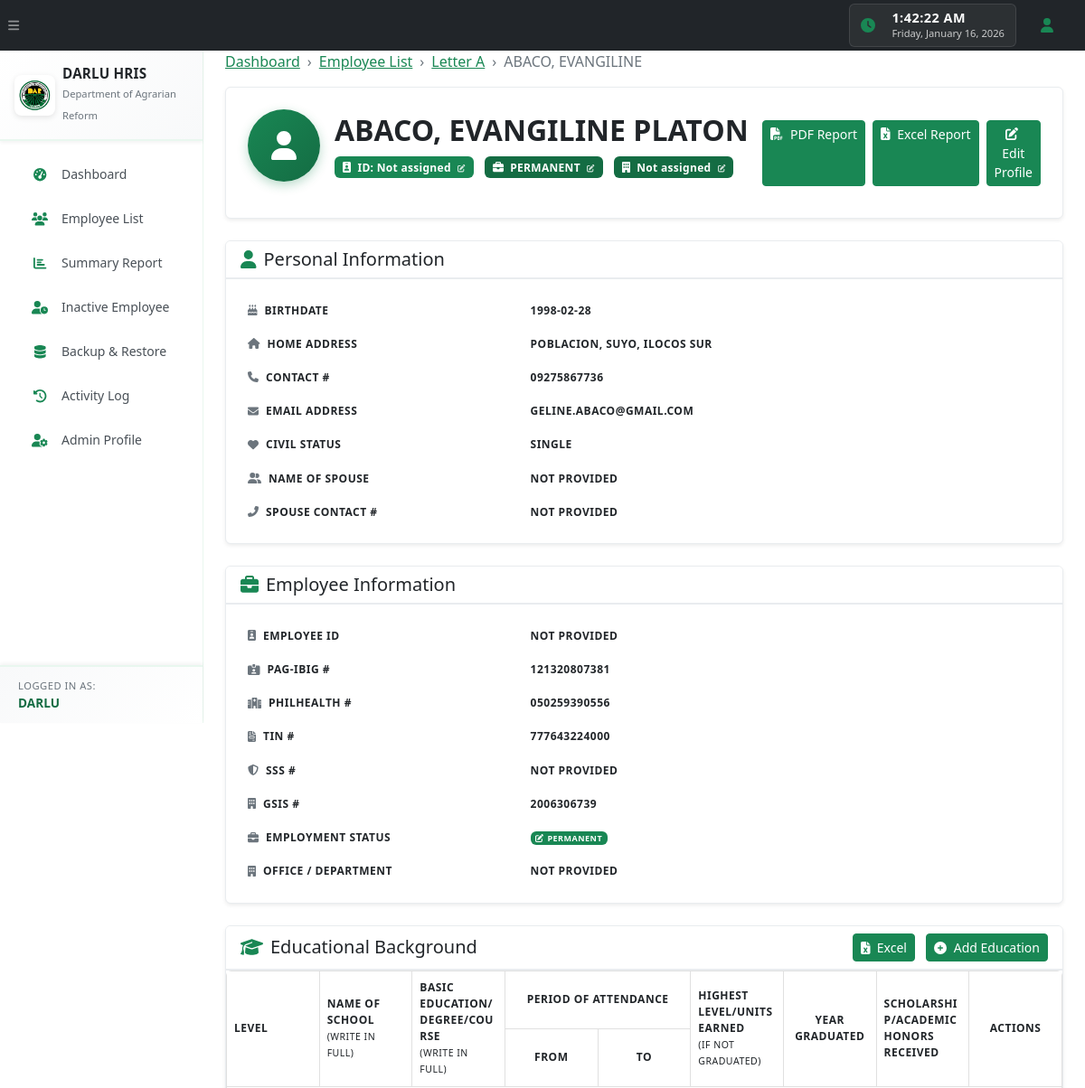
/employee.php?id=52 (signed in, upper part), run on an earlier commit of the app's database.
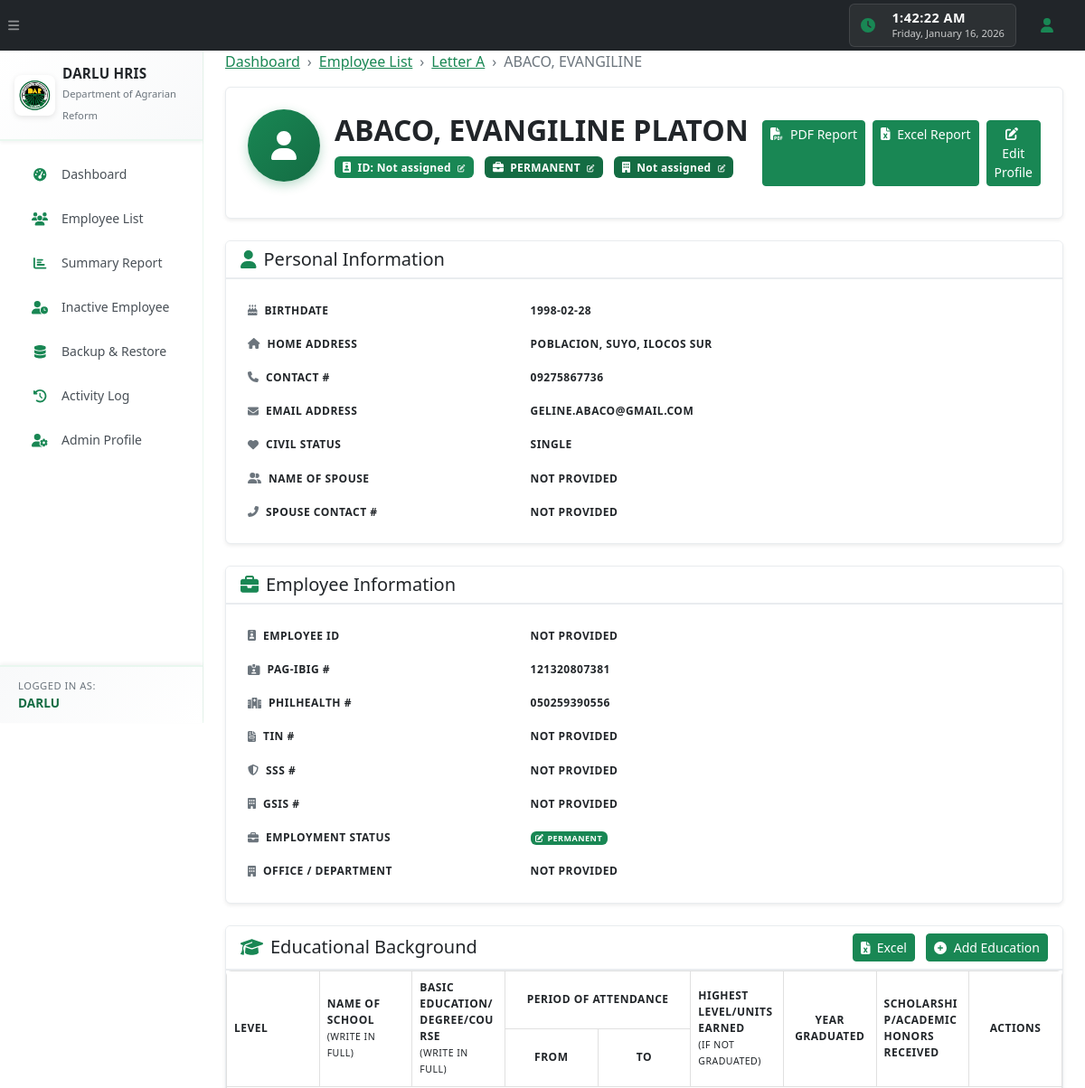
And on a later commit of the database.
### tables this page shows
CREATE TABLE `employees` (
  `id` int(10) unsigned NOT NULL AUTO_INCREMENT,
  `last_name` varchar(100) NOT NULL,
  `first_name` varchar(100) NOT NULL,
  `middle_name` varchar(100) DEFAULT NULL,
  `birthdate` date DEFAULT NULL,
  `home_address` varchar(255) DEFAULT NULL,
  `office` varchar(255) DEFAULT NULL,
  `contact_no` varchar(50) DEFAULT NULL,
  `email` varchar(150) DEFAULT NULL,
  `civil_status` varchar(50) DEFAULT NULL,
  `spouse_name` varchar(150) DEFAULT NULL,
  `spouse_contact_no` varchar(50) DEFAULT NULL,
  `employee_number` varchar(50) DEFAULT NULL,
  `bp_number` varchar(50) DEFAULT NULL,
  `pagibig_number` varchar(50) DEFAULT NULL,
  `philhealth_number` varchar(50) DEFAULT NULL,
  `tin_number` varchar(50) DEFAULT NULL,
  `sss_number` varchar(50) DEFAULT NULL,
  `gsis_number` varchar(50) DEFAULT NULL,
  `trainings` text DEFAULT NULL,
  `designations` text DEFAULT NULL,
  `leave_info` text DEFAULT NULL,
  `service_record` text DEFAULT NULL,
  `employment_status` varchar(100) DEFAULT NULL,
  `created_at` timestamp NOT NULL DEFAULT current_timestamp(),
  `updated_at` timestamp NOT NULL DEFAULT current_timestamp() ON UPDATE current_timestamp(),
  PRIMARY KEY (`id`),
  KEY `idx_last_name` (`last_name`)
);

### employee.php (the view, shortened to what the changed rows need)
<?php
require_once 'db.php';
$employeeId = null;
if (!isset($_GET['id']) || $_GET['id'] === '') {
    $validationError = 'Employee ID parameter is required.';
} else {
    $rawId = trim($_GET['id']);
    if (!ctype_digit($rawId)) {
        $validationError = 'Invalid employee ID format. ID must be a positive integer.';
    } else {
        $employeeId = (int)$rawId;
    }
}
$id = $employeeId;
try {
    $stmt = $pdo->prepare('SELECT * FROM employees WHERE id = :id');
    $stmt->execute([':id' => $id]);
    $employee = $stmt->fetch(PDO::FETCH_ASSOC);
} catch (PDOException $e) {
    error_log('Database error in employee.php: ' . $e->getMessage());
    if (function_exists('logActivity')) {
        logActivity(
            'DATABASE_ERROR',
            "Database error while loading employee ID {$id}: " . $e->getMessage(),
            'employees',
            $id
        );
    }
    http_response_code(500);
    header('Location: index.php?error=database_error');
    exit;
} catch (Exception $e) {
    error_log('Unexpected error in employee.php: ' . $e->getMessage());
    if (function_exists('logActivity')) {
        logActivity(
            'UNEXPECTED_ERROR',
            "Unexpected error while loading employee ID {$id}: " . $e->getMessage(),
            'employees',
            $id
        );
    }
    http_response_code(500);
    header('Location: index.php?error=unexpected_error');
    exit;
}
require_once 'header.php';
$fullName = trim($employee['last_name'] . ', ' . $employee['first_name'] . ($employee['middle_name'] ? ' ' . $employee['middle_name'] : ''));
$firstLetter = strtoupper(substr($employee['last_name'], 0, 1));
?>
<ol class="breadcrumb mb-3">
    <li class="breadcrumb-item"><a href="index.php">Dashboard</a></li>
    <li class="breadcrumb-item"><a href="employee_directory.php">Employee List</a></li>
    <li class="breadcrumb-item"><a href="employees.php?letter=<?= $firstLetter ?>">Letter <?= $firstLetter ?></a></li>
    <li class="breadcrumb-item active"><?= htmlspecialchars($employee['last_name'] . ', ' . $employee['first_name']) ?></li>
</ol>
<div class="card border-0 shadow-sm mb-4 professional-header-card">
    <div class="card-body p-4">
        <div class="row align-items-center">
            <div class="col-md-8">
                <div class="d-flex align-items-center mb-3">
                    <div>
                        <h1 class="h2 mb-1 fw-bold text-dark"><?= htmlspecialchars($fullName) ?></h1>
                        <div class="employee-meta">
                            <span
                                class="badge bg-primary me-2 cursor-pointer employee-id-badge"
                                data-bs-toggle="modal"
                                data-bs-target="#changeEmployeeIdModal"
                                title="Click to change employee ID"
                                style="cursor: pointer; transition: all 0.2s;"
                                onmouseover="this.style.transform='scale(1.05)'"
                                onmouseout="this.style.transform='scale(1)'"
                            >
                                <i class="fas fa-id-badge me-1"></i>
                                ID: <?= htmlspecialchars($employee['employee_number'] ?: 'Not assigned') ?>
                                <i class="fas fa-edit ms-1" style="font-size: 0.7em; opacity: 0.8;"></i>
                            </span>
                            <?php if ($employee['employment_status']): ?>
                                <span
                                    class="badge bg-success cursor-pointer employment-status-badge me-2"
                                    data-bs-toggle="modal"
                                    data-bs-target="#changeEmploymentStatusModal"
                                    title="Click to change employment status"
                                    style="cursor: pointer; transition: all 0.2s;"
                                    onmouseover="this.style.transform='scale(1.05)'"
                                    onmouseout="this.style.transform='scale(1)'"
                                >
                                    <i class="fas fa-briefcase me-1"></i>
                                    <?= htmlspecialchars($employee['employment_status']) ?>
                                    <i class="fas fa-edit ms-1" style="font-size: 0.7em; opacity: 0.8;"></i>
                                </span>
                            <?php endif; ?>
                            <span
                                class="badge bg-success cursor-pointer me-2"
                                data-bs-toggle="modal"
                                data-bs-target="#changeOfficeModal"
                                title="Click to change office / department"
                                style="cursor: pointer; transition: all 0.2s;"
                                onmouseover="this.style.transform='scale(1.05)'"
                                onmouseout="this.style.transform='scale(1)'"
                            >
                                <i class="fas fa-building me-1"></i>
                                <?= htmlspecialchars($employee['office'] ?: 'Not assigned') ?>
                                <i class="fas fa-edit ms-1" style="font-size: 0.7em; opacity: 0.8;"></i>
                            </span>
                        </div>
                    </div>
                </div>
            </div>
        </div>
    </div>
</div>
<div class="card border-0 shadow-sm mb-4">
    <div class="card-body">
        <div class="table-responsive">
            <table class="table table-borderless align-middle mb-0">
                <tbody>
                <tr>
                    <td class="profile-label"><i class="fas fa-birthday-cake me-2 text-muted"></i>Birthdate</td>
                    <td class="profile-value"><?= htmlspecialchars($employee['birthdate'] ?: 'Not provided') ?></td>
                </tr>
                <tr>
                    <td class="profile-label"><i class="fas fa-home me-2 text-muted"></i>Home Address</td>
                    <td class="profile-value"><?= htmlspecialchars($employee['home_address'] ?: 'Not provided') ?></td>
                </tr>
                <tr>
                    <td class="profile-label"><i class="fas fa-phone me-2 text-muted"></i>Contact #</td>
                    <td class="profile-value"><?= htmlspecialchars($employee['contact_no'] ?: 'Not provided') ?></td>
                </tr>
                <tr>
                    <td class="profile-label"><i class="fas fa-envelope me-2 text-muted"></i>Email Address</td>
                    <td class="profile-value"><?= htmlspecialchars($employee['email'] ?: 'Not provided') ?></td>
                </tr>
                <tr>
                    <td class="profile-label"><i class="fas fa-heart me-2 text-muted"></i>Civil Status</td>
                    <td class="profile-value"><?= htmlspecialchars($employee['civil_status'] ?: 'Not provided') ?></td>
                </tr>
                <tr>
                    <td class="profile-label"><i class="fas fa-user-friends me-2 text-muted"></i>Name of Spouse</td>
                    <td class="profile-value"><?= htmlspecialchars($employee['spouse_name'] ?: 'Not provided') ?></td>
                </tr>
                <tr>
                    <td class="profile-label"><i class="fas fa-phone-alt me-2 text-muted"></i>Spouse Contact #</td>
                    <td class="profile-value"><?= htmlspecialchars($employee['spouse_contact_no'] ?: 'Not provided') ?></td>
                </tr>
                </tbody>
            </table>
        </div>
    </div>
</div>
<div class="card border-0 shadow-sm mb-4">
    <div class="card-body">
        <div class="table-responsive">
            <table class="table table-borderless align-middle mb-0">
                <tbody>
                <tr>
                    <td class="profile-label"><i class="fas fa-id-badge me-2 text-muted"></i>Employee ID</td>
                    <td class="profile-value"><?= htmlspecialchars($employee['employee_number'] ?: 'Not provided') ?></td>
                </tr>
                <tr>
                    <td class="profile-label"><i class="fas fa-id-card-alt me-2 text-muted"></i>Pag-ibig #</td>
                    <td class="profile-value"><?= htmlspecialchars($employee['pagibig_number'] ?: 'Not provided') ?></td>
                </tr>
                <tr>
                    <td class="profile-label"><i class="fas fa-hospital me-2 text-muted"></i>PhilHealth #</td>
                    <td class="profile-value"><?= htmlspecialchars($employee['philhealth_number'] ?: 'Not provided') ?></td>
                </tr>
                <tr>
                    <td class="profile-label"><i class="fas fa-file-invoice me-2 text-muted"></i>TIN #</td>
                    <td class="profile-value"><?= htmlspecialchars($employee['tin_number'] ?: 'Not provided') ?></td>
                </tr>
                <tr>
                    <td class="profile-label"><i class="fas fa-shield-alt me-2 text-muted"></i>SSS #</td>
                    <td class="profile-value"><?= htmlspecialchars($employee['sss_number'] ?: 'Not provided') ?></td>
                </tr>
                <tr>
                    <td class="profile-label"><i class="fas fa-building me-2 text-muted"></i>GSIS #</td>
                    <td class="profile-value"><?= htmlspecialchars($employee['gsis_number'] ?: 'Not provided') ?></td>
                </tr>
                <tr>
                    <td class="profile-value">
                        <?php if ($employee['employment_status']): ?>
                            <span
                                class="badge bg-primary cursor-pointer employment-status-badge"
                                data-bs-toggle="modal"
                                data-bs-target="#changeEmploymentStatusModal"
                                title="Click to change employment status"
                                style="cursor: pointer;"
                            >
                                <i class="fas fa-edit me-1"></i><?= htmlspecialchars($employee['employment_status']) ?>
                            </span>
                        <?php endif; ?>
                    </td>
                </tr>
                <tr>
                    <td class="profile-label"><i class="fas fa-building me-2 text-muted"></i>Office / Department</td>
                    <td class="profile-value"><?= htmlspecialchars($employee['office'] ?: 'Not provided') ?></td>
                </tr>
                </tbody>
            </table>
        </div>
    </div>
</div>
<div class="card border-0 shadow-sm mb-4">
    <div class="card-body p-0">
        <div class="table-responsive">
            <table class="table table-hover mb-0 service-record-table" style="border: 1px solid #e0e0e0 !important; border-collapse: collapse !important;">
                <thead style="background-color: #ffffff !important;">
                <tr>
                    <th rowspan="2" scope="col" class="fw-bold align-middle" style="background-color: #ffffff !important; color: #212529 !important; border: 1px solid #e0e0e0 !important;">Level</th>
                    <th rowspan="2" scope="col" class="fw-bold align-middle" style="background-color: #ffffff !important; color: #212529 !important; border: 1px solid #e0e0e0 !important;">Name of School<br><small class="fw-normal">(Write in full)</small></th>
                    <th rowspan="2" scope="col" class="fw-bold align-middle" style="background-color: #ffffff !important; color: #212529 !important; border: 1px solid #e0e0e0 !important;">Basic Education/Degree/Course<br><small class="fw-normal">(Write in full)</small></th>
                    <th colspan="2" scope="col" class="text-center fw-bold" style="background-color: #ffffff !important; color: #212529 !important; border: 1px solid #e0e0e0 !important;">Period of Attendance</th>
                    <th rowspan="2" scope="col" class="fw-bold align-middle" style="background-color: #ffffff !important; color: #212529 !important; border: 1px solid #e0e0e0 !important;">Highest Level/Units Earned<br><small class="fw-normal">(if not graduated)</small></th>
                    <th rowspan="2" scope="col" class="text-center fw-bold align-middle" style="background-color: #ffffff !important; color: #212529 !important; border: 1px solid #e0e0e0 !important;">Year Graduated</th>
                    <th rowspan="2" scope="col" class="fw-bold align-middle" style="background-color: #ffffff !important; color: #212529 !important; border: 1px solid #e0e0e0 !important;">Scholarship/Academic Honors Received</th>
                    <th rowspan="2" scope="col" class="text-center fw-bold align-middle" style="background-color: #ffffff !important; color: #212529 !important; border: 1px solid #e0e0e0 !important;">Actions</th>
                </tr>
                <tr>
                    <th class="text-center fw-bold" style="background-color: #ffffff !important; color: #212529 !important; border: 1px solid #e0e0e0 !important;">From</th>
                    <th class="text-center fw-bold" style="background-color: #ffffff !important; color: #212529 !important; border: 1px solid #e0e0e0 !important;">To</th>
                </tr>
                </thead>
            </table>
        </div>
    </div>
</div>

What changed in the data, as far as the page shows it:
changed employees "ABACO, EVANGILINE PLATON": tin_number "777643224000" → "NOT PROVIDED"; gsis_number "2006306739" → "NOT PROVIDED"
